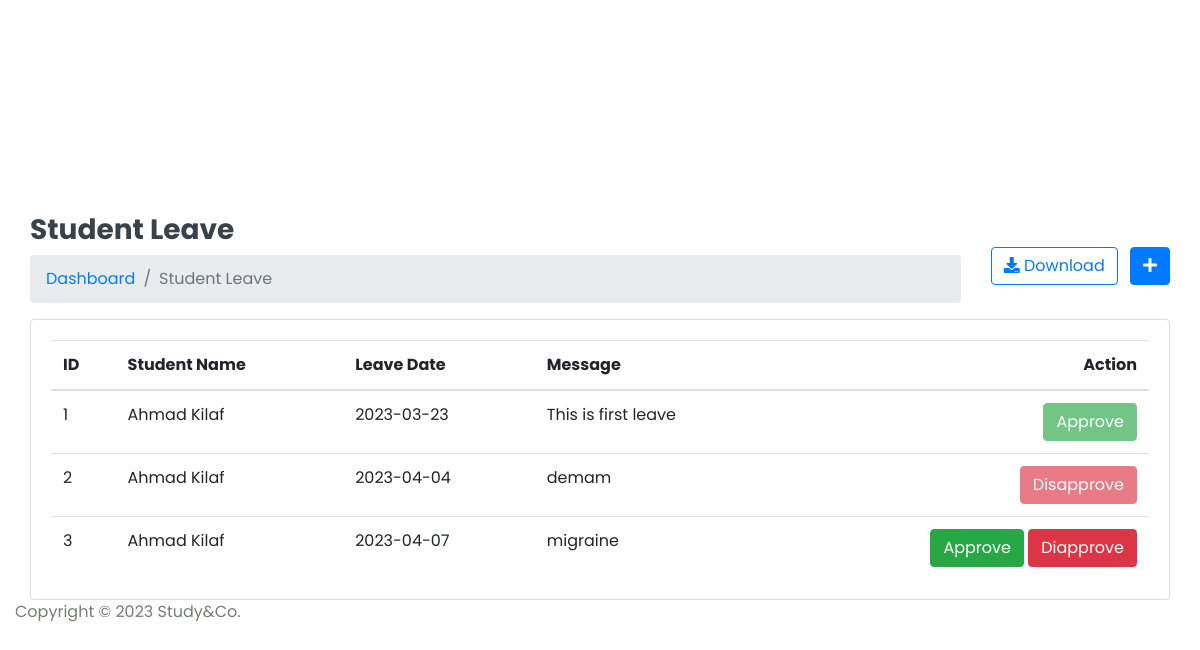
Page /Hod/Student/Leave_view (signed in, lower part) on the earlier database version.
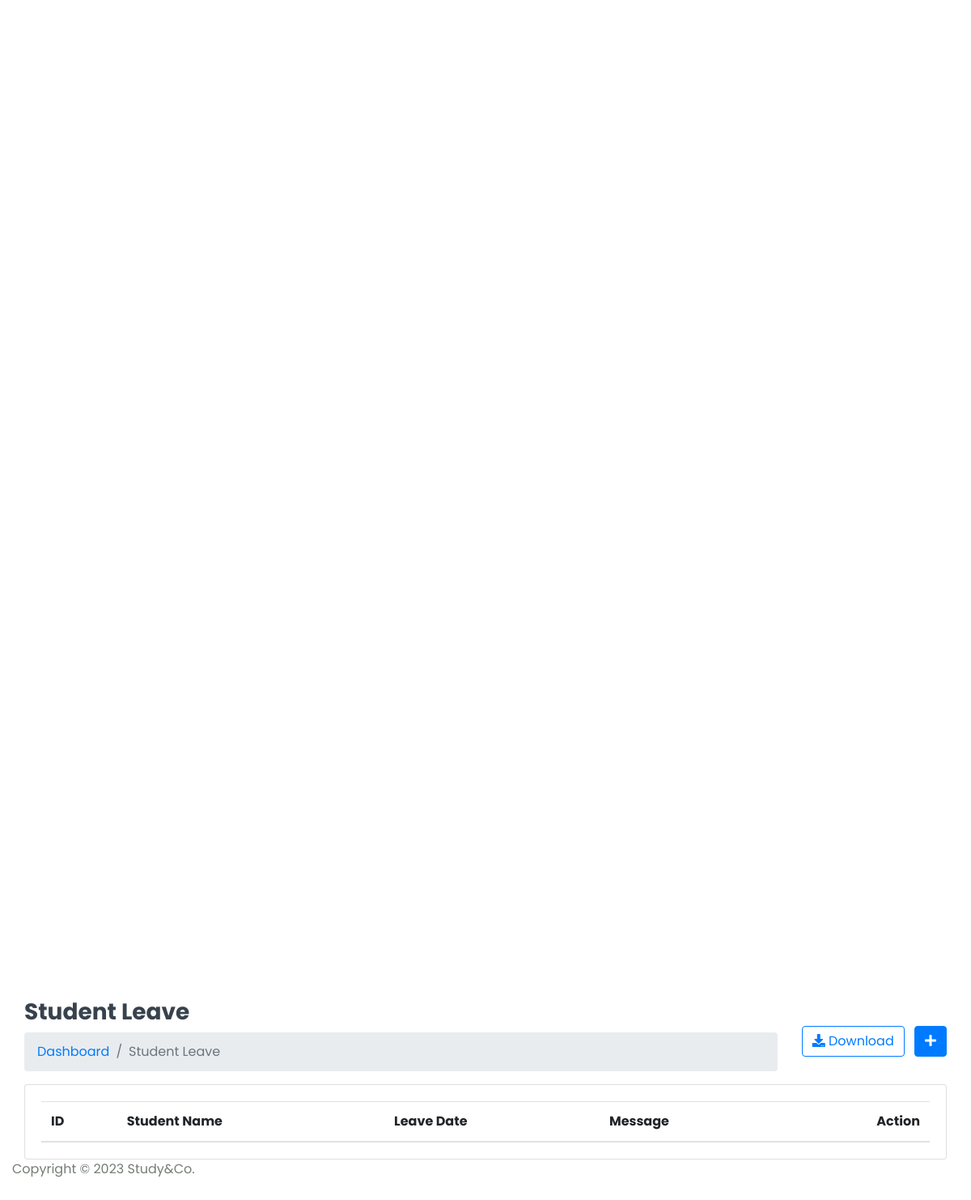
Same page on the later database version.
### StudyApp/models.py (models this page shows, shortened)
class Student_leave(models.Model):
    student_id = models.ForeignKey(Student,on_delete=models.CASCADE)
    data = models.CharField(max_length=100)
    message = models.TextField()
    status = models.IntegerField(default=0)
    created_at = models.DateTimeField(auto_now_add=True)
    updated_at = models.DateTimeField(auto_now_add=True)

class Student(models.Model):
    admin = models.OneToOneField(CustomUser,on_delete=models.CASCADE)
    address = models.TextField()
    gender = models.CharField(max_length=100)
    course_id = models.ForeignKey(Course,on_delete=models.DO_NOTHING)
    session_year_id = models.ForeignKey(Session_Year,on_delete=models.DO_NOTHING)
    created_at = models.DateTimeField(auto_now_add=True)
    updated_at = models.DateTimeField(auto_now=True)

class CustomUser(AbstractUser):
    USER = (
        (1,'HOD'),
        (2,'STAFF'),
        (3,'STUDENT'),
    )
    user_type = models.CharField(choices=USER,max_length=50,default=1)
    profile_pic = models.ImageField(upload_to='media/profile_pic')

### StudyGo/Hod_Views.py (the view)
# urls.py: path('Hod/Student/Leave_view',Hod_Views.STUDENT_LEAVE_VIEW,name='student_leave_view'),
@login_required(login_url='login')
def STUDENT_LEAVE_VIEW(request):
    student_leave = Student_leave.objects.all()
    context = {
        'student_leave':student_leave,
    }
    return render(request,'Hod/student_leave.html',context)

### templates/Hod/student_leave.html (shortened to what this page needs)
{% extends 'base.html' %} {% block content %}
<div class="content container-fluid">
  <div class="page-header">
    <div class="row align-items-center">
      <div class="col">
        <h3 class="page-title">Student Leave</h3>
        <ul class="breadcrumb">
          <li class="breadcrumb-item"><a href="index.html">Dashboard</a></li>
          <li class="breadcrumb-item active">Student Leave</li>
        </ul>
      </div>
      <div class="col-auto text-right float-right ml-auto">
        <a href="#" class="btn btn-outline-primary mr-2"
          ><i class="fas fa-download"></i> Download</a
        >
        <a href="add-student.html" class="btn btn-primary"
          ><i class="fas fa-plus"></i
        ></a>
      </div>
    </div>
  </div>
  <div class="row">
    <div class="col-sm-12">
      <div class="card card-table">
        <div class="card-body">
          <div class="table-responsive">
            <table id="table_id" class="table table-hover table-center mb-0">
              <thead>
                <tr>
                  <th>ID</th>
                  <th>Student Name</th>
                  <th>Leave Date</th>
                  <th>Message</th>
                  <th class="text-right">Action</th>
                </tr>
              </thead>
              <tbody>
                {% for i in student_leave %}
                <tr>
                  <td>{{i.id}}</td>
                  <td>
                    {{i.student_id.admin.first_name}}
                    {{i.student_id.admin.last_name}}
                  </td>
                  <td>{{i.data}}</td>
                  <td>{{i.message}}</td>
                  <td class="text-right">
                    <div class="actions">
                        {% if i.status == 0 %}
                        <a href="{% url 'student_approve_leave' i.id %}" class="btn btn-success">Approve</a>
                        <a href="{% url 'student_disapprove_leave' i.id %}" c class="btn btn-danger">Diapprove</a>
                        {% elif i.status == 1 %}
                        <button href="#" class="btn btn-success" disabled="disabled" >Approve</button>
                        {% else %}
                        <button href="#" class="btn btn-danger" disabled="disabled" >Disapprove</button>
                        {% endif %}
                    </div>
                  </td>
                </tr>
                {% endfor %}
              </tbody>
            </table>
          </div>
        </div>
      </div>
    </div>
  </div>
</div>
{% endblock content %}

Differences in the rows shown:
removed Student_leave: id "1", student_id.admin.first_name "Ahmad", student_id.admin.last_name "Kilaf", data "2023-03-23", message "This is first leave", status "Approve"
removed Student_leave: id "2", student_id.admin.first_name "Ahmad", student_id.admin.last_name "Kilaf", data "2023-04-04", message "demam", status "Disapprove"
removed Student_leave: id "3", student_id.admin.first_name "Ahmad", student_id.admin.last_name "Kilaf", data "2023-04-07", message "migraine", status "Approve"
